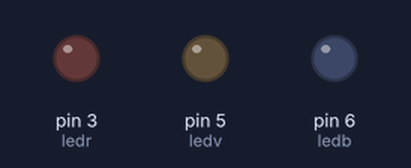
A sketch run on a simulated Arduino Uno, built with avr-gcc and run on an emulated ATmega328P. Parts: output pins drawn as LEDs (lit = HIGH).

Above: at 0.15 s.
At 0.75 s:
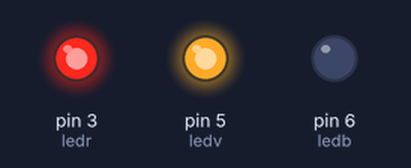
At 3.75 s:
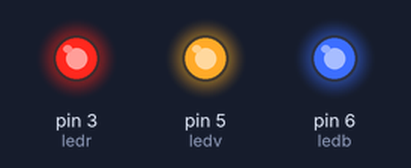
At 8.25 s:
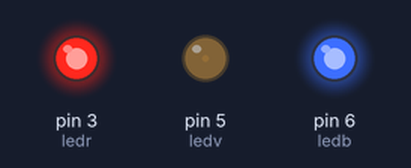
Timing chart, 0 to 8.1 s (numbered marks = the images above):
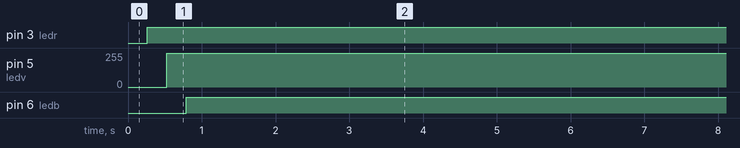

Measured:
- by itself, pin 3 (ledr): LOW → HIGH at 0.26 s
- by itself, pin 5 (ledv): 0/255 → 255/255 at 0.53 s
- by itself, pin 6 (ledb): LOW → HIGH at 0.79 s

The sketch:

rgb_inc.ino
```cpp
int r;
int v;
int b;
int x;
int y;
int z;

const int ledb = 6;
const int ledv = 5;
const int ledr = 3;


void setup(){
  pinMode(ledr, OUTPUT);
  pinMode(ledv, OUTPUT);
  pinMode(ledb, OUTPUT);
}

void loop(){
  analogWrite(ledr, r);
  analogWrite(ledv, v);
  analogWrite(ledb, b);

  for (r=0;r<255;r++){
  analogWrite(ledr, r);
  analogWrite(ledv, v);
  analogWrite(ledb, b);
  delay(1);
}
for (v=0;v<255;v++){
  analogWrite(ledr, r);
  analogWrite(ledv, v);
  analogWrite(ledb, b);
  delay(1);
}
for (b=0;b<255;b++){
  analogWrite(ledr, r);
  analogWrite(ledv, v);
  analogWrite(ledb, b);
  delay(1);
}


}
```
